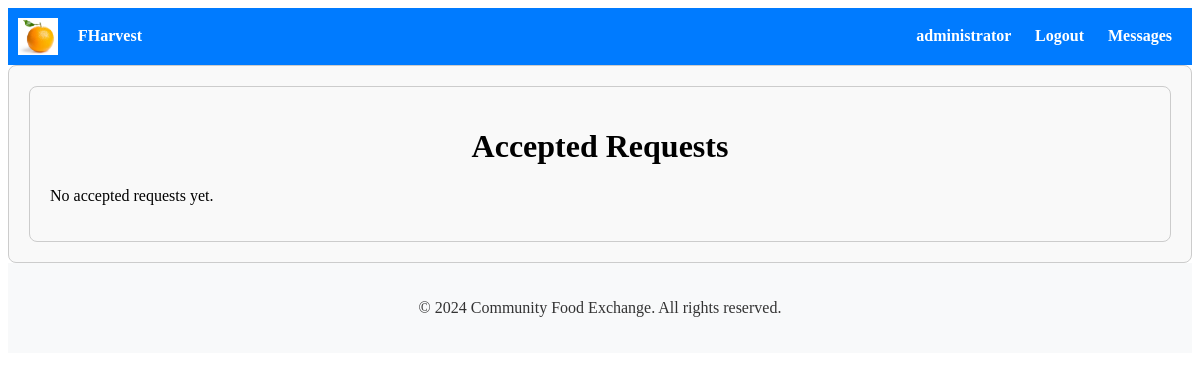
The page /exchange/accepted-requests/ (signed in) on the database as committed earlier.
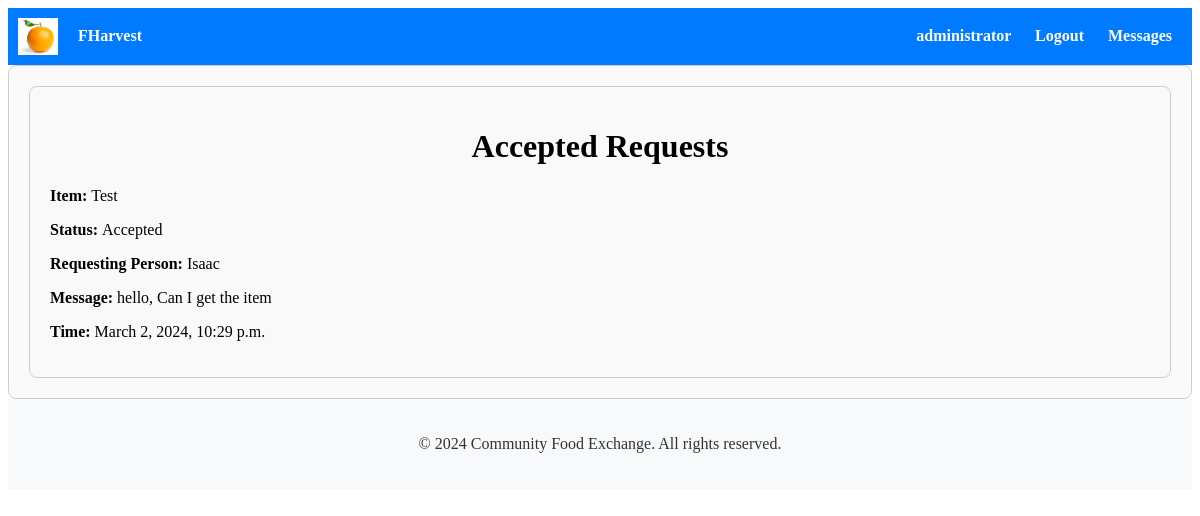
The same page on the database as committed later.
### exchange/models.py (models this page shows, shortened)
class ExchangeRequest(models.Model):
    STATUS_CHOICES = [
        ('pending', 'Pending'),
        ('accepted', 'Accepted'),
        ('rejected', 'Rejected'),
        ('cancelled', 'Cancelled'),
    ]
    sender = models.ForeignKey(User, on_delete=models.CASCADE, related_name='exchange_sent_requests')
    receiver = models.ForeignKey(User, on_delete=models.CASCADE, related_name='exchange_received_requests')
    listing = models.ForeignKey(Listing, on_delete=models.CASCADE)
    message = models.TextField()
    status = models.CharField(max_length=20, choices=STATUS_CHOICES, default='pending')
    reason_for_cancellation = models.TextField(blank=True, null=True)
    created_at = models.DateTimeField(auto_now_add=True)

### listings/models.py (models this page shows, shortened)
class Listing(models.Model):
    user = models.ForeignKey(User, on_delete=models.CASCADE)
    item_name = models.CharField(max_length=100)
    description = models.TextField()
    quantity = models.PositiveIntegerField()
    expiration_date = models.DateField()
    created_at = models.DateTimeField(auto_now_add=True)
    image = CloudinaryField('image')  # Removed upload_to argument

### exchange/views.py (the view)
# urls.py: path('accepted-requests/', accepted_requests, name='accepted_requests'),
@login_required
def accepted_requests(request):
    accepted_requests = ExchangeRequest.objects.filter(receiver=request.user, status='Accepted').order_by('-created_at')
    accepted_count = accepted_requests.count()
    return render(request, 'exchange/accepted_requests.html', {'accepted_requests': accepted_requests, 'accepted_count': accepted_count})

### exchange/templates/exchange/accepted_requests.html
{% extends 'accounts/base.html' %}
{% block content %}
<div class="container">
  <h1>Accepted Requests</h1>
  {% if accepted_requests %}
    <div class="exchange-requests">
      {% for request in accepted_requests %}
        <div class="exchange-request">
          <p><strong>Item: </strong>{{ request.listing.item_name }}</p>
          <p><strong>Status: </strong>{{ request.status }}</p>
          <p><strong>Requesting Person: </strong>{{ request.sender }}</p>
          <p><strong>Message: </strong>{{ request.message }}</p>
          <p><strong>Time: </strong>{{ request.created_at }}</p>
        </div>
        {% endfor %}
      </div>
    {% else %}
      <p>No accepted requests yet.</p>
    {% endif %}
</div>
{% endblock %}

Rows that differ between the two databases and show on the page:
now on this page (row edited): ExchangeRequest: listing.item_name "Test", status "Accepted", sender "Isaac", message "hello, Can I get the item", created_at "March 2, 2024, 10:29 p.m."
Other text that changed with them:
text no longer shown: "No accepted requests yet."
